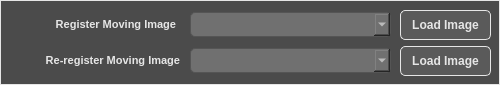
     <widget class="QFrame" name="ChooseMovingImageFrame">
      <property name="geometry">
       <rect>
        <x>330</x>
        <y>10</y>
        <width>500</width>
        <height>85</height>
       </rect>
      </property>
      <property name="styleSheet">
       <string notr="true">QFrame { 
	background-color: #4b4b4b;
	border: 1px solid #e6e6e6; /* Border  */
}</string>
      </property>
      <property name="frameShape">
       <enum>QFrame::StyledPanel</enum>
      </property>
      <property name="frameShadow">
       <enum>QFrame::Raised</enum>
      </property>
      <widget class="QPushButton" name="LoadNewMovingImageButton">
       <property name="geometry">
        <rect>
         <x>400</x>
         <y>10</y>
         <width>91</width>
         <height>30</height>
        </rect>
       </property>
       <property name="font">
        <font>
         <pointsize>9</pointsize>
         <weight>75</weight>
         <bold>true</bold>
        </font>
       </property>
       <property name="styleSheet">
        <string notr="true">QPushButton {
    background-color: #5a5a5a;
    color: #e6e6e6; /* Text color */
    border: 1px solid #e6e6e6; /* Border  */
    border-radius: 5px; /* Optional: Rounded corners */
    padding: 5px; /* Optional: Padding around text */
}

QPushButton:hover {
    background-color: #666f75; /* Grey-blue when hovered */
}

QPushButton:pressed {
    background-color: #7b8e9c; /* More blue when pressed */
}</string>
       </property>
       <property name="text">
        <string>Load Image</string>
       </property>
      </widget>
      <widget class="QPushButton" name="LoadOldMovingImageButton">
       <property name="geometry">
        <rect>
         <x>400</x>
         <y>46</y>
         <width>91</width>
         <height>30</height>
        </rect>
       </property>
       <property name="font">
        <font>
         <pointsize>9</pointsize>
         <weight>75</weight>
         <bold>true</bold>
        </font>
       </property>
       <property name="styleSheet">
        <string notr="true">QPushButton {
    background-color: #5a5a5a;
    color: #e6e6e6; /* Text color */
    border: 1px solid #e6e6e6; /* Border  */
    border-radius: 5px; /* Optional: Rounded corners */
    padding: 5px; /* Optional: Padding around text */
}

QPushButton:hover {
    background-color: #666f75; /* Grey-blue when hovered */
}

QPushButton:pressed {
    background-color: #7b8e9c; /* More blue when pressed */
}</string>
       </property>
       <property name="text">
        <string>Load Image</string>
       </property>
      </widget>
      <widget class="QComboBox" name="MovingImagesComboBox">
       <property name="geometry">
        <rect>
         <x>190</x>
         <y>12</y>
         <width>201</width>
         <height>25</height>
        </rect>
       </property>
       <property name="font">
        <font>
         <pointsize>10</pointsize>
        </font>
       </property>
       <property name="styleSheet">
        <string notr="true">QComboBox {
    background-color: #707070; /* Light gray background color */
    color: #e6e6e6; /* Dark gray font color */
    padding: 5px; /* Optional: adds padding inside the combobox */
    border: 1px solid #555555; /* Optional: border color */
    border-radius: 5px; /* Optional: rounded corners */
}

QComboBox QAbstractItemView { /* Styles for dropdown list */
    background-color: #707070; /* Dropdown background color */
    color: #e6e6e6; /* Dropdown font color */
    selection-background-color: #cce5ff; /* Background color when an item is selected */
    selection-color: #e6e6e6; /* Font color of selected item */
}

</string>
       </property>
      </widget>
      <widget class="QTextEdit" name="MovingImagesText">
       <property name="geometry">
        <rect>
         <x>10</x>
         <y>13</y>
         <width>171</width>
         <height>27</height>
        </rect>
       </property>
       <property name="font">
        <font>
         <pointsize>9</pointsize>
        </font>
       </property>
       <property name="styleSheet">
        <string notr="true">QTextEdit { 
	background-color: #4b4b4b;
	color: #e6e6e6; /* Text color */
	border: 1px solid #4b4b4b; /* Border  */
    border-radius: 5px; /* Optional: Rounded corners */
}</string>
       </property>
       <property name="verticalScrollBarPolicy">
        <enum>Qt::ScrollBarAlwaysOff</enum>
       </property>
       <property name="horizontalScrollBarPolicy">
        <enum>Qt::ScrollBarAlwaysOff</enum>
       </property>
       <property name="readOnly">
        <bool>true</bool>
       </property>
       <property name="html">
        <string>&lt;!DOCTYPE HTML PUBLIC &quot;-//W3C//DTD HTML 4.0//EN&quot; &quot;http://www.w3.org/TR/REC-html40/strict.dtd&quot;&gt;
&lt;html&gt;&lt;head&gt;&lt;meta name=&quot;qrichtext&quot; content=&quot;1&quot; /&gt;&lt;style type=&quot;text/css&quot;&gt;
p, li { white-space: pre-wrap; }
&lt;/style&gt;&lt;/head&gt;&lt;body style=&quot; font-family:'MS Shell Dlg 2'; font-size:9pt; font-weight:400; font-style:normal;&quot;&gt;
&lt;p align=&quot;right&quot; style=&quot; margin-top:0px; margin-bottom:0px; margin-left:0px; margin-right:0px; -qt-block-indent:0; text-indent:0px;&quot;&gt;&lt;span style=&quot; font-size:8.25pt; font-weight:600;&quot;&gt;Register Moving Image&lt;/span&gt;&lt;/p&gt;&lt;/body&gt;&lt;/html&gt;</string>
       </property>
      </widget>
      <widget class="QTextEdit" name="OldMovingImagesText">
       <property name="geometry">
        <rect>
         <x>14</x>
         <y>49</y>
         <width>171</width>
         <height>27</height>
        </rect>
       </property>
       <property name="font">
        <font>
         <pointsize>9</pointsize>
        </font>
       </property>
       <property name="styleSheet">
        <string notr="true">QTextEdit { 
	background-color: #4b4b4b;
	color: #e6e6e6; /* Text color */
	border: 1px solid #4b4b4b; /* Border  */
    border-radius: 5px; /* Optional: Rounded corners */
}</string>
       </property>
       <property name="verticalScrollBarPolicy">
        <enum>Qt::ScrollBarAlwaysOff</enum>
       </property>
       <property name="horizontalScrollBarPolicy">
        <enum>Qt::ScrollBarAlwaysOff</enum>
       </property>
       <property name="readOnly">
        <bool>true</bool>
       </property>
       <property name="html">
        <string>&lt;!DOCTYPE HTML PUBLIC &quot;-//W3C//DTD HTML 4.0//EN&quot; &quot;http://www.w3.org/TR/REC-html40/strict.dtd&quot;&gt;
&lt;html&gt;&lt;head&gt;&lt;meta name=&quot;qrichtext&quot; content=&quot;1&quot; /&gt;&lt;style type=&quot;text/css&quot;&gt;
p, li { white-space: pre-wrap; }
&lt;/style&gt;&lt;/head&gt;&lt;body style=&quot; font-family:'MS Shell Dlg 2'; font-size:9pt; font-weight:400; font-style:normal;&quot;&gt;
&lt;p align=&quot;right&quot; style=&quot; margin-top:0px; margin-bottom:0px; margin-left:0px; margin-right:0px; -qt-block-indent:0; text-indent:0px;&quot;&gt;&lt;span style=&quot; font-size:8.25pt; font-weight:600;&quot;&gt;Re-register Moving Image&lt;/span&gt;&lt;/p&gt;&lt;/body&gt;&lt;/html&gt;</string>
       </property>
      </widget>
      <widget class="QComboBox" name="OldMovingImagesComboBox">
       <property name="geometry">
        <rect>
         <x>190</x>
         <y>48</y>
         <width>201</width>
         <height>25</height>
        </rect>
       </property>
       <property name="font">
        <font>
         <pointsize>10</pointsize>
        </font>
       </property>
       <property name="styleSheet">
        <string notr="true">QComboBox {
    background-color: #707070; /* Light gray background color */
    color: #e6e6e6; /* Dark gray font color */
    padding: 5px; /* Optional: adds padding inside the combobox */
    border: 1px solid #555555; /* Optional: border color */
    border-radius: 5px; /* Optional: rounded corners */
}

QComboBox QAbstractItemView { /* Styles for dropdown list */
    background-color: #707070; /* Dropdown background color */
    color: #e6e6e6; /* Dropdown font color */
    selection-background-color: #cce5ff; /* Background color when an item is selected */
    selection-color: #e6e6e6; /* Font color of selected item */
}

</string>
       </property>
      </widget>
     </widget>
